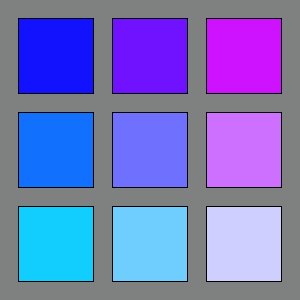
Frame 1 (no input)
Frame 60 (the mouse pressed at the canvas centre just before this capture): identical to frame 1, image omitted
Frame 120 (the mouse held since frame 60 and released just before this capture): identical to frame 1, image omitted

The Processing sketch that drew this single still picture (run headless with seeded random() and noise(); from frame 60 on, the mouse is pressed at the canvas centre):

// Processing sketch: processing_166022
// ── processing_166022.pde

float margen;
float tam;



void setup() {
  size(300,300);
  background(127,129,129);
  stroke(0);
  tam = width/4;
  margen = tam/4;
  println(tam+margen);
  
}

void draw(){

  for (float i = margen; i < width; i = i + tam +margen ) {
    for (float j = margen; j < height; j = j + tam + margen) {
     fill(i,j,255);
     rect(i,j,tam,tam);
    }
  }
 
}
